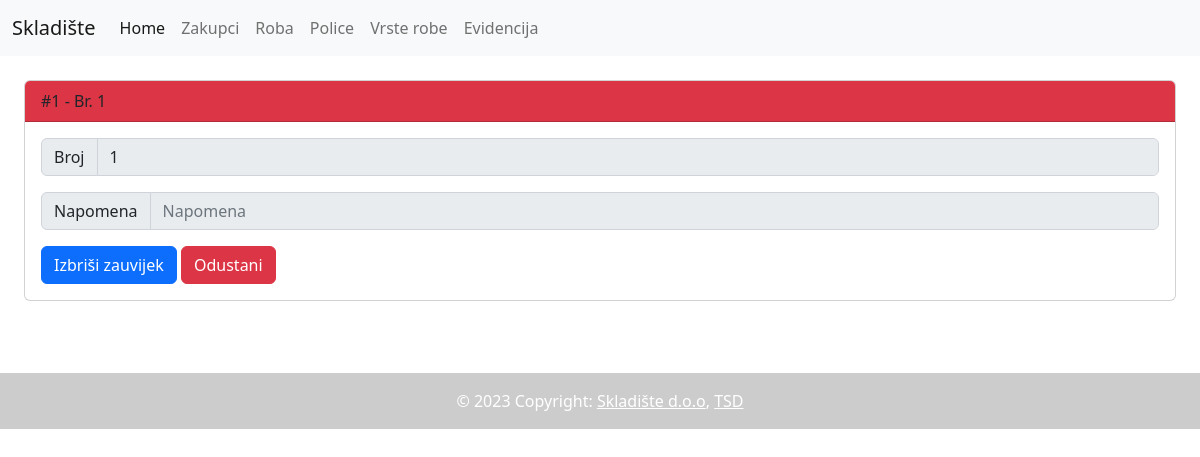
The page /polica-izbrisi.php?id=1 on the database its author committed.
### tables this page shows
CREATE TABLE `polica` (
  `ID` int(11) NOT NULL PRIMARY KEY AUTO_INCREMENT,
  `Broj` int(11) NOT NULL,
  `Roba_ID` int(11) NULL,
  `Napomena` varchar(100) DEFAULT NULL,
  FOREIGN KEY (`Roba_ID`) REFERENCES `roba`(`ID`)
);

### polica-izbrisi.php (the view, shortened to what this page needs)
<!DOCTYPE html>
<html lang="en">
<head>
    <link rel="stylesheet" href="/skladiste/bootstrap/css/bootstrap.css">
</head>
<body>
    <?php include($_SERVER['DOCUMENT_ROOT'].'/skladiste/include/header.php'); ?>
    <?php include($_SERVER['DOCUMENT_ROOT'].'/skladiste/server/config.php'); ?>
    <?php
        if (isset($_GET["id"])) {
            $query = $DB->query("SELECT * FROM `polica` WHERE `ID` = ".$_GET["id"]);
            while($row = $query->fetch_assoc()) {
                $polica = $row;
            }
        }
    ?>
    <div class="card m-4">
        <div class="card-header bg-danger">
            #<?php print($polica["ID"]); ?> - Br. <?php print($polica["Broj"]); ?>
        </div>
        <div class="card-body">
            <form action="./polica-izbrisi.php" method="POST">
                <div class="input-group mb-3">
                    <span class="input-group-text" id="basic-addon1">Broj</span>
                    <input disabled name="naziv" type="text" class="form-control" placeholder="Naziv" aria-label="Naziv" aria-describedby="basic-addon1" value="<?php print($polica["Broj"]); ?>">
                </div>
                <div class="input-group mb-3">
                    <span class="input-group-text" id="basic-addon1">Napomena</span>
                    <input disabled name="napomena" type="text" class="form-control" placeholder="Napomena" aria-label="Napomena" aria-describedby="basic-addon1" value="<?php print($polica["Napomena"]); ?>">
                </div>
                <button class="btn btn-primary">Izbriši zauvijek</button>
                <a class="btn btn-danger" href="./polica-uredi.php?id=<?php print($polica["ID"]); ?>">Odustani</a>
            </form>
        </div>
    </div>
    <?php include($_SERVER['DOCUMENT_ROOT'].'/skladiste/include/footer.php'); ?>
</body>
</html>

### rows shown on the page
polica: ID "1", Broj "1", naziv "1"
